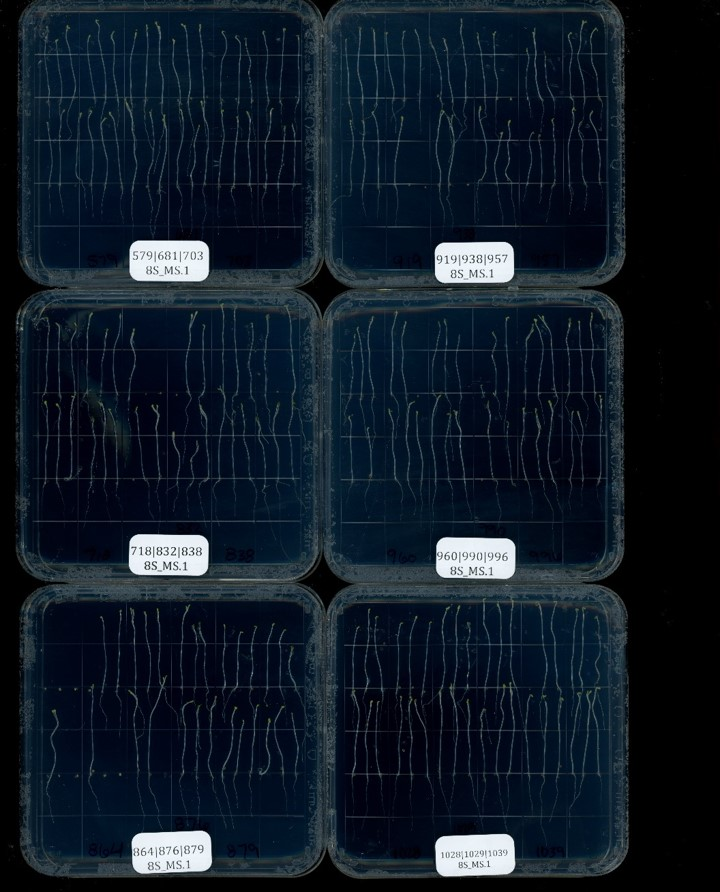
#> input picture AgandBio/1.jpg, 720 x 892 px, found by its file name
$ jupyter execute 'HW2 - Problem 2.ipynb'
#> lines starting #> are read from the running program, lines starting #| are printed output that depends on the picture; after the words box and inside, x2 and y2 are one past the last pixel; in counts of white or black regions, pixels touching at a corner belong together
# ME 592 HW2 - Problem 2

[cell 1]
import cv2
import numpy as np
from matplotlib import pyplot as plt
from skimage import io, color

# Load the two images
img1 = cv2.imread('1.jpg')
#> img1 is the input picture: shape (892, 720, 3); mean B, G, R 38.7, 26.6, 16.1
img1.shape
img2 = cv2.imread('2.jpg')
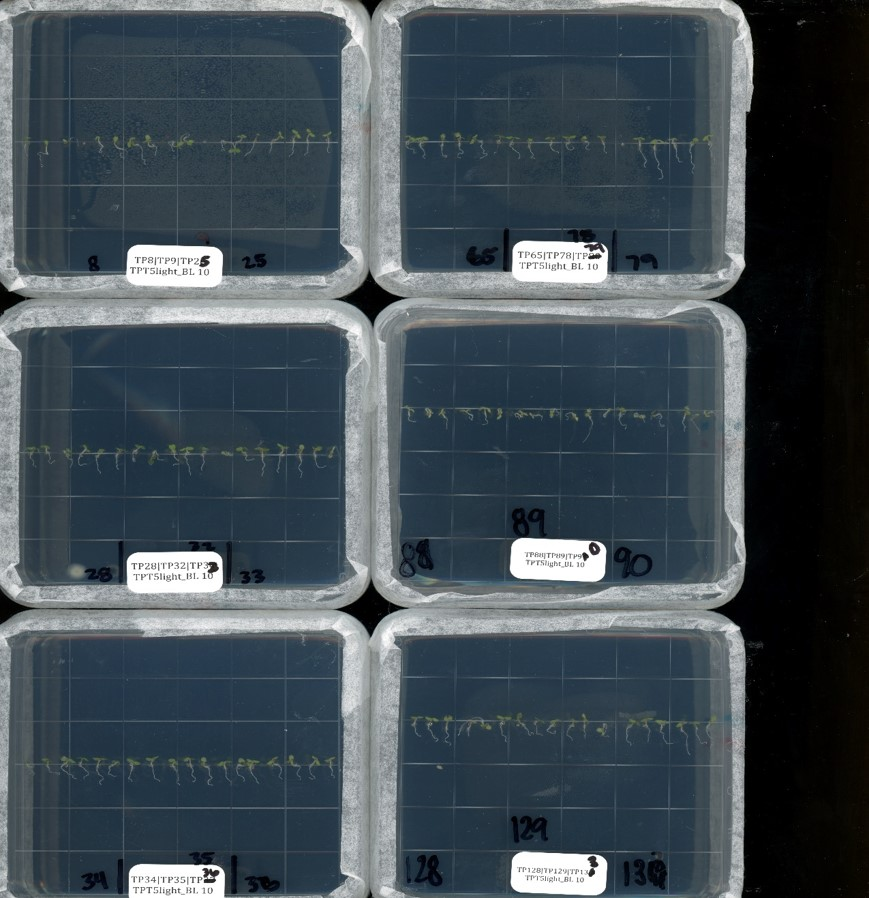
#> input picture AgandBio/2.jpg, 869 x 898 px, found by its file name
#> img2 is the input picture: shape (898, 869, 3); mean B, G, R 84.6, 76.9, 65.7
img2.shape

#Convert from cv2 BGR to RGB
img1 = cv2.cvtColor(img1, cv2.COLOR_BGR2RGB)
img2 = cv2.cvtColor(img2, cv2.COLOR_BGR2RGB)

# [7 lines of commented-out code are left out]
plt.figure("Original 1.jpg")
plt.imshow(img1)
plt.figure("Original 2.jpg")
plt.imshow(img2)
plt.show()

[cell 2]
#Shape of raw image '1.jpg'
img1.shape
#> Out = (892, 720, 3)

[cell 3]
#Shape of raw image '2.jpg'
img2.shape
#> Out = (898, 869, 3)

[cell 4]
#Pre-process the images
img1_gray = cv2.cvtColor(img1, cv2.COLOR_RGB2GRAY)
img2_gray = cv2.cvtColor(img2, cv2.COLOR_RGB2GRAY)

# [7 lines of commented-out code are left out]
plt.figure("Grayscale 1.jpg")
plt.imshow(img1_gray, cmap = 'gray')
plt.figure("Grayscale 2.jpg")
plt.imshow(img2_gray, cmap = 'gray')
plt.show()

[cell 5]
# Threshold the images
ret1, img1_thresh = cv2.threshold(img1_gray, 40, 255, cv2.THRESH_BINARY) #+ cv2.THRESH_OTSU)
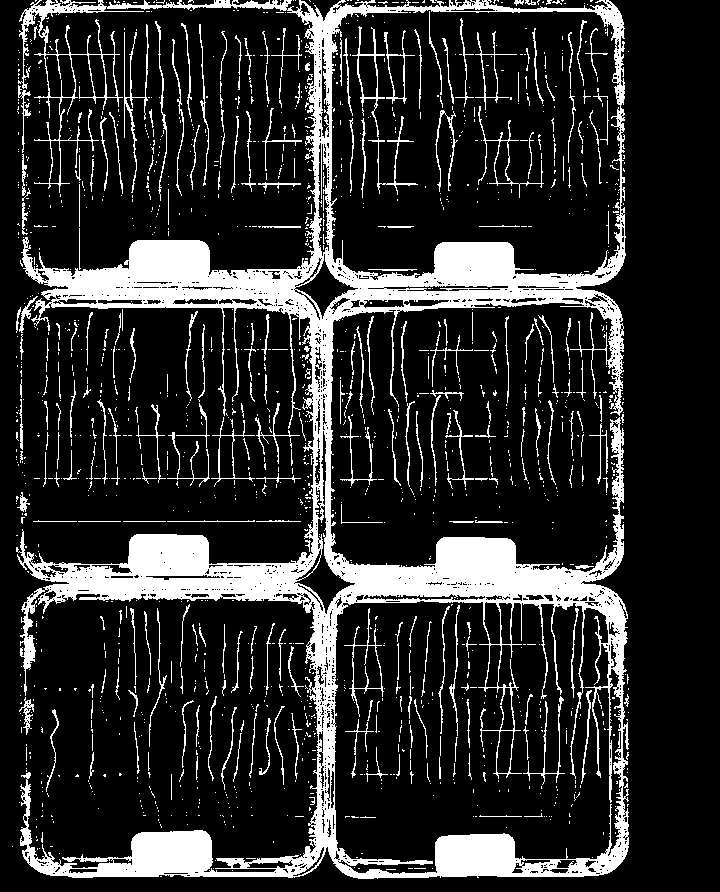
#> img1_thresh: shape (892, 720); 17.7% white; 1626 white regions (1358 under 20 px), largest, box (x1, y1, x2, y2) and area: (16, 0, 629, 879) 87936, (124, 24, 149, 193) 576, (352, 26, 385, 137) 444
ret2, img2_thresh = cv2.threshold(img2_gray, 80, 255, cv2.THRESH_BINARY) #+ cv2.THRESH_OTSU)
#> img2_thresh: shape (898, 869); 27% white; 654 white regions (513 under 20 px), largest, box (x1, y1, x2, y2) and area: (0, 0, 754, 898) 200017, (177, 55, 339, 57) 312, (633, 137, 705, 166) 305
#Could replate OTSU with TRIANGLE but results seem better with OTSU or just manual thresholding
print(ret1)
print(ret2)

# [7 lines of commented-out code are left out]
plt.figure("Threshold 1.jpg")
plt.figure(figsize=(10,12))
plt.imshow(img1_thresh, cmap = 'gray')
plt.figure("Threshold 2.jpg")
plt.figure(figsize=(10,10))
plt.imshow(img2_thresh, cmap = 'gray')
plt.show()

[cell 6]
#Perform morphological operations to remove small or noisy objects
kernel = np.ones((3, 3), np.uint8)
erosion1 = cv2.erode(img1_thresh, kernel, iterations=1)
#> erosion1: shape (892, 720); 8.2% white; 395 white regions (321 under 20 px), largest, box (x1, y1, x2, y2) and area: (44, 212, 625, 422) 17091, (308, 382, 601, 665) 10291, (51, 511, 318, 600) 8026
dilation1 = cv2.dilate(img1_thresh, kernel, iterations=1)
#> dilation1: shape (892, 720); 30.2% white; 509 white regions (283 under 20 px), largest, box (x1, y1, x2, y2) and area: (15, 0, 630, 880) 148458, (343, 607, 386, 779) 1806, (339, 325, 385, 496) 1770

erosion2 = cv2.erode(img2_thresh, kernel, iterations=1)
#> erosion2: shape (898, 869); 23.2% white; 174 white regions (165 under 20 px), largest, box (x1, y1, x2, y2) and area: (0, 0, 753, 898) 173207, (511, 852, 707, 898) 3803, (117, 865, 230, 898) 2772
dilation2 = cv2.dilate(img2_thresh, kernel, iterations=1)
#> dilation2: shape (898, 869); 31.6% white; 216 white regions (77 under 20 px), largest, box (x1, y1, x2, y2) and area: (0, 0, 755, 898) 225180, (625, 708, 691, 756) 804, (52, 95, 267, 101) 756

# Create output figures of the resulting images and scale to fit screen better
plt.figure("Erosion 1.jpg")
plt.figure(figsize=(12,12))
# plt.imshow(erosion1, cmap = 'gray')
plt.figure("Dilation 1.jpg")
plt.figure(figsize=(12,12))
plt.imshow(dilation1, cmap = 'gray')

plt.figure("Erosion 2.jpg")
plt.figure(figsize=(10,10))
# plt.imshow(erosion2, cmap = 'gray')
plt.figure("Dilation 2.jpg")
plt.figure(figsize=(10,10))
plt.imshow(dilation2, cmap = 'gray')
plt.show()

[cell 7]
#SEGMENTING THE SEEDLINGS FROM IMAGE 1:
# Define kernel for morphological operations
kernel = cv2.getStructuringElement(cv2.MORPH_ELLIPSE, (5, 5))

# Apply connected component analysis
num_labels, labels, stats, centroids = cv2.connectedComponentsWithStats(dilation1)
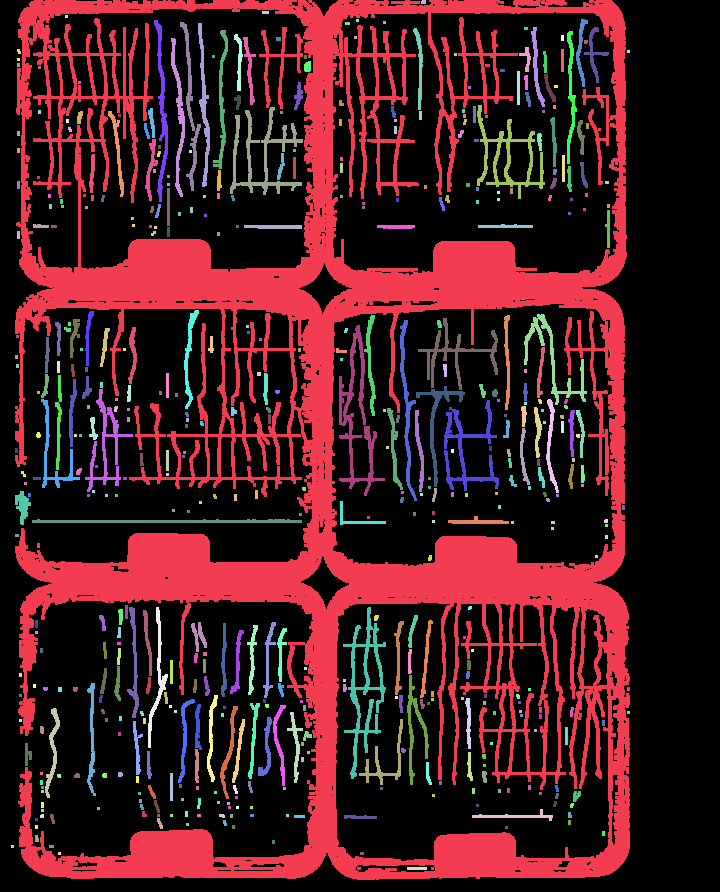
#> labels: shape (892, 720) int32; 510 distinct labels, from 0 to 509; one colour per label, 0 black
#> num_labels = 510; stats = 510 rows, first 6: [0, 0, 720, 892, 448229], [15, 0, 615, 880, 148458], [421, 0, 5, 4, 19], [262, 11, 7, 3, 21], [65, 15, 3, 3, 9], [356, 19, 3, 3, 9]; centroids = 510 pairs, first value 12 to 628, second value 1.58 to 868

#Remove background objects: Doing this based on size & shape

min_size = 50    #Adjust minimum size (pixel area) of objects
max_size = 1000   #Adjust maximum size (pixel area) of objects

cleaned_labels = np.copy(labels)

#Loop over all objects and remove background objects based on size
for i in range(1, num_labels):
    #Check if object is too small or too large
    if stats[i, cv2.CC_STAT_AREA] < min_size or stats[i, cv2.CC_STAT_AREA] > max_size:
        #Set object pixels to background
        cleaned_labels[labels == i] = 0
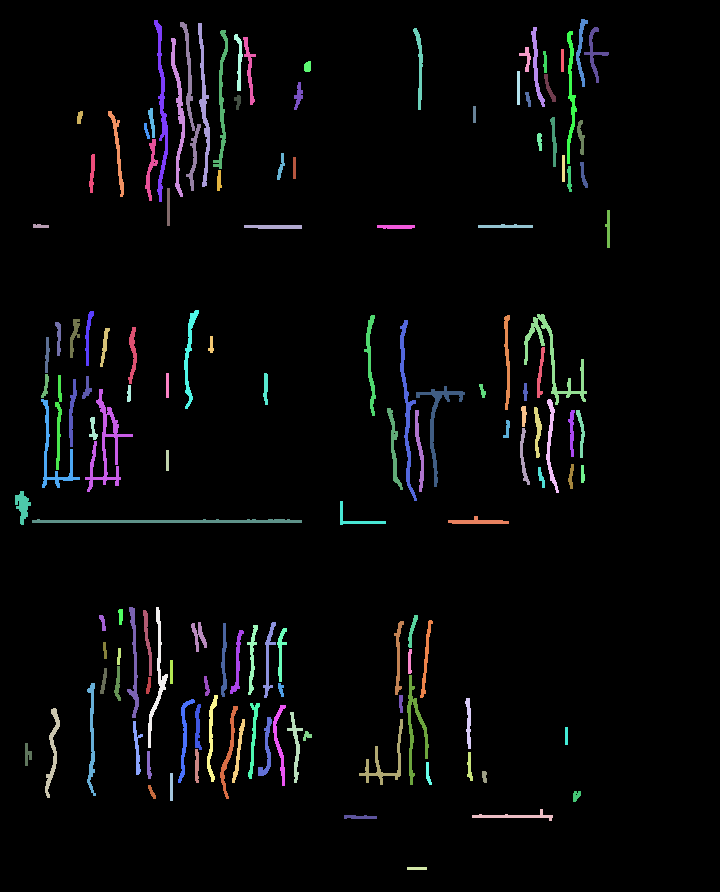
#> cleaned_labels: shape (892, 720) int32; 140 distinct labels, from 0 to 509; one colour per label, 0 black

#Apply cleaned labels to grayscale images
img1_clean = cleaned_labels * img1_gray

# Create output figures of the resulting images and scale to fit screen better
plt.figure("Cleaned 1.jpg")
plt.figure(figsize=(12,12))
plt.imshow(img1_clean, cmap = 'gray')

[cell 8]
#SEGMENTING THE SEEDLINGS FROM IMAGE 2:
# Define kernel for morphological operations
kernel = cv2.getStructuringElement(cv2.MORPH_ELLIPSE, (5, 5))

# Apply connected component analysis
num_labels, labels, stats, centroids = cv2.connectedComponentsWithStats(dilation2)
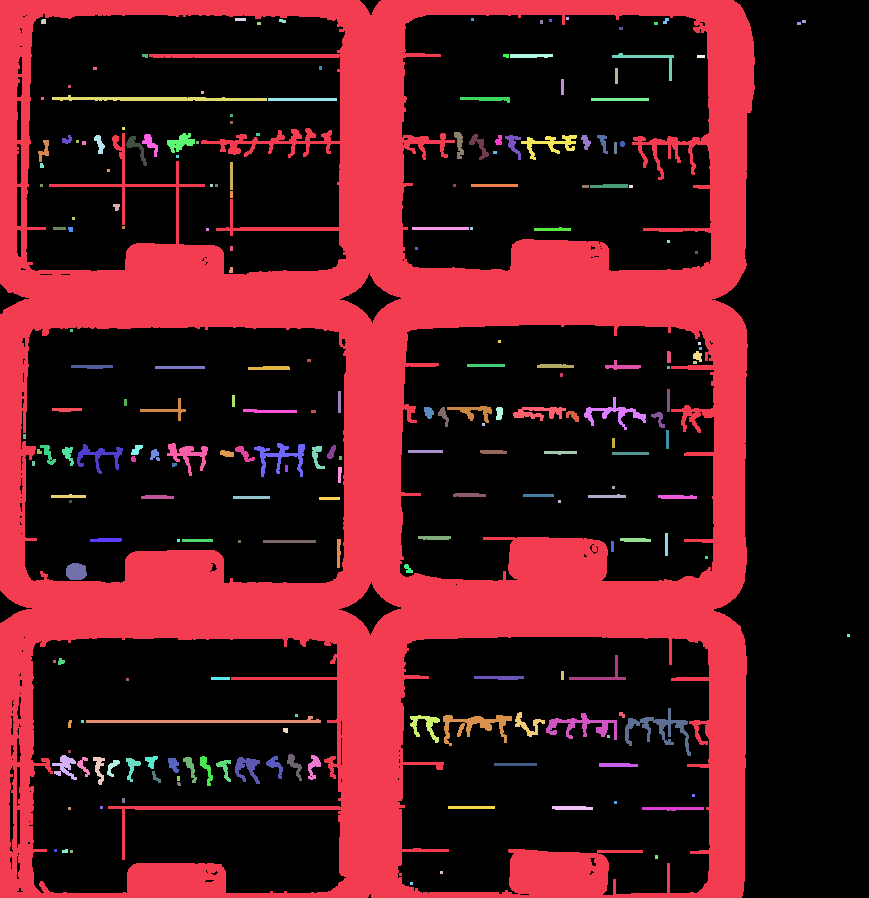
#> labels: shape (898, 869) int32; 217 distinct labels, from 0 to 216; one colour per label, 0 black
#> num_labels = 217; stats = 217 rows, first 6: [0, 0, 869, 898, 533888], [0, 0, 755, 898, 225180], [566, 17, 3, 3, 9], [41, 19, 5, 5, 24], [235, 18, 11, 3, 33], [279, 19, 7, 4, 22]; centroids = 217 pairs, first value 24 to 848, second value 18 to 883

#Remove background objects: Doing this based on size & shape

min_size = 150    #Adjust minimum size (pixel area) of objects
max_size = 1000   #Adjust maximum size (pixel area) of objects

cleaned_labels = np.copy(labels)

#Loop over all objects and remove background objects based on size
for i in range(1, num_labels):
    #Check if object is too small or too large
    if stats[i, cv2.CC_STAT_AREA] < min_size or stats[i, cv2.CC_STAT_AREA] > max_size:
        #Set object pixels to background
        cleaned_labels[labels == i] = 0
#> cleaned_labels: shape (898, 869) int32; 46 distinct labels, from 0 to 210

#Apply cleaned labels to grayscale images
img2_clean = cleaned_labels * img2_gray
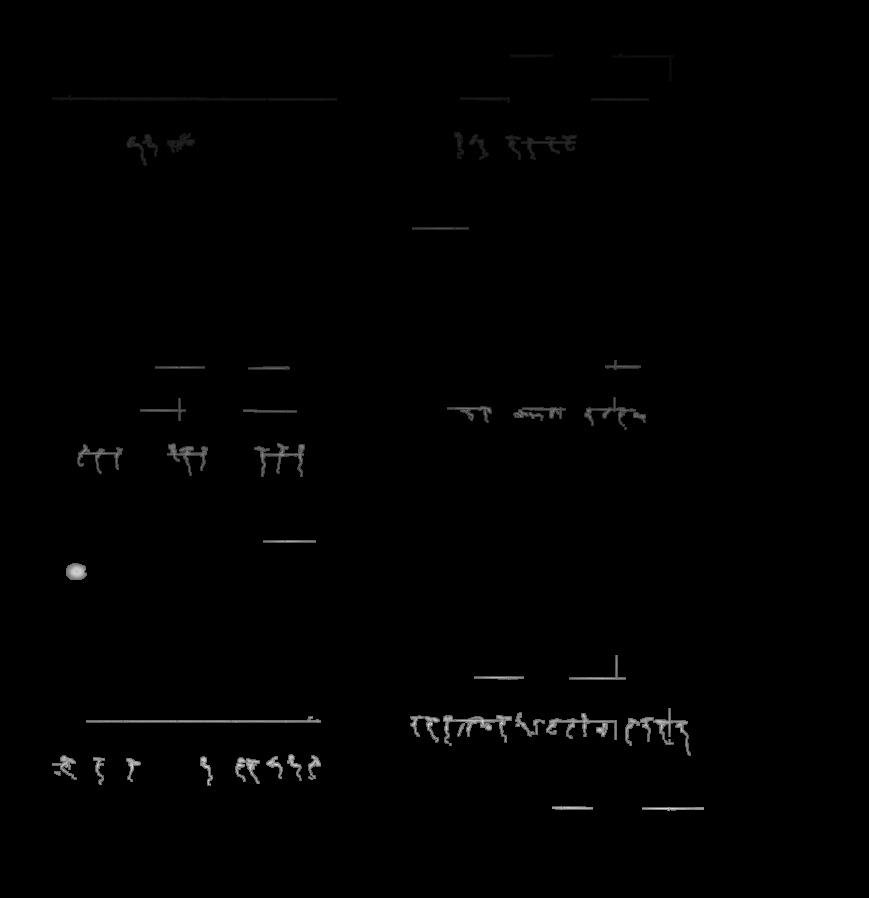
#> img2_clean: shape (898, 869) int32; min 0, max 27280, mean 157.6; drawn with min black and max white

# Create output figures of the resulting images and scale to fit screen better
plt.figure("Cleaned 2.jpg")
plt.figure(figsize=(10,10))
plt.imshow(img2_clean, cmap = 'gray')
